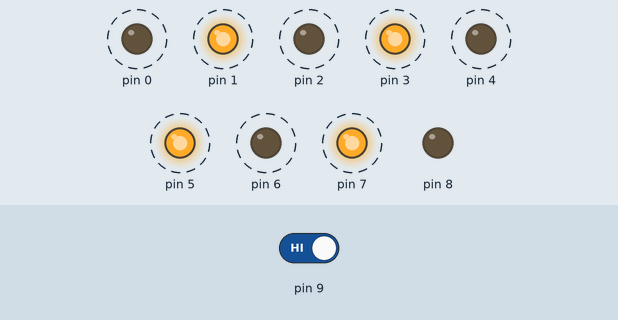
Bench run of a sketch on a simulated Arduino Uno, built with avr-gcc and run on an emulated ATmega328P. Parts: output pins drawn as LEDs (lit = HIGH). Dashed ring = blinking. Inputs (shaded band) come from the test bench; at power-on: pin 9 HIGH.

Above: at 4.8 s.
4.9 s: pin 9 driven LOW
At 6.4 s:
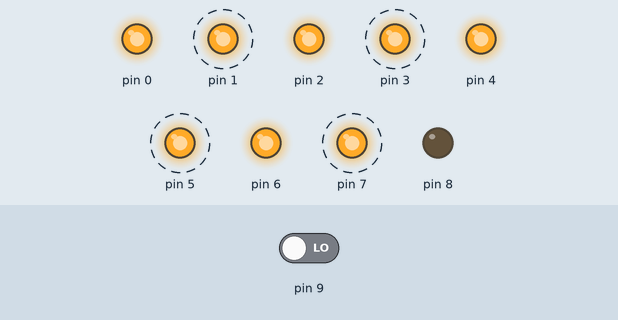
10.9 s: pin 9 driven HIGH
At 11.4 s:
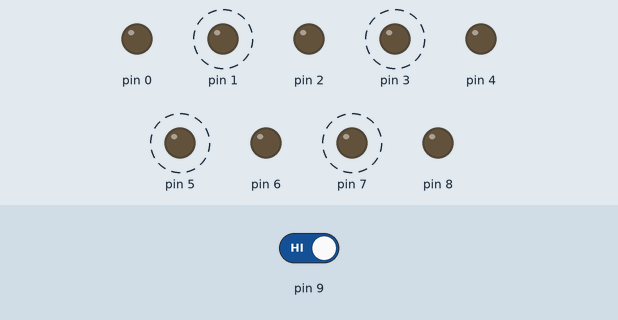
Timing chart, 0 to 22.9 s (numbered marks = the images above; inputs shaded):
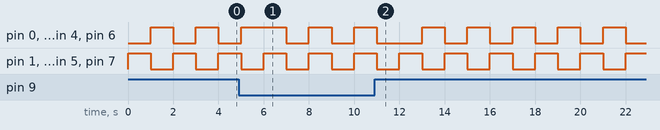

The sketch:

sketch_jun16a.ino
```cpp
void setup() {
  // put your setup code here, to run once:
 DDRB |= 1 << PINB0;
  DDRB &= ~(1 << PINB1);
  //PORTB |= 1 << PINB1;
    DDRD=0xff;
}

void loop() {
  // put your main code here, to run repeatedly:
 if (bit_is_clear(PINB, 1))
    {
      PORTD=0xff;
      _delay_ms(1000); //Fast
      PORTD=0x00;
      _delay_ms(1000);
    }
    else
    {
      PORTD=0xAA;
      _delay_ms(1000); //Slow, from previous
      PORTD=0x55;
      _delay_ms(1000);
    }
}
```

Measured:
- by itself, pin 0, pin 2, pin 4, pin 6: repeats every 2.0 s: HIGH 1.0 s, LOW 1.0 s
- by itself, pin 1, pin 3, pin 5, pin 7: alternates HIGH for 1.0 s and LOW for 1.0 s
